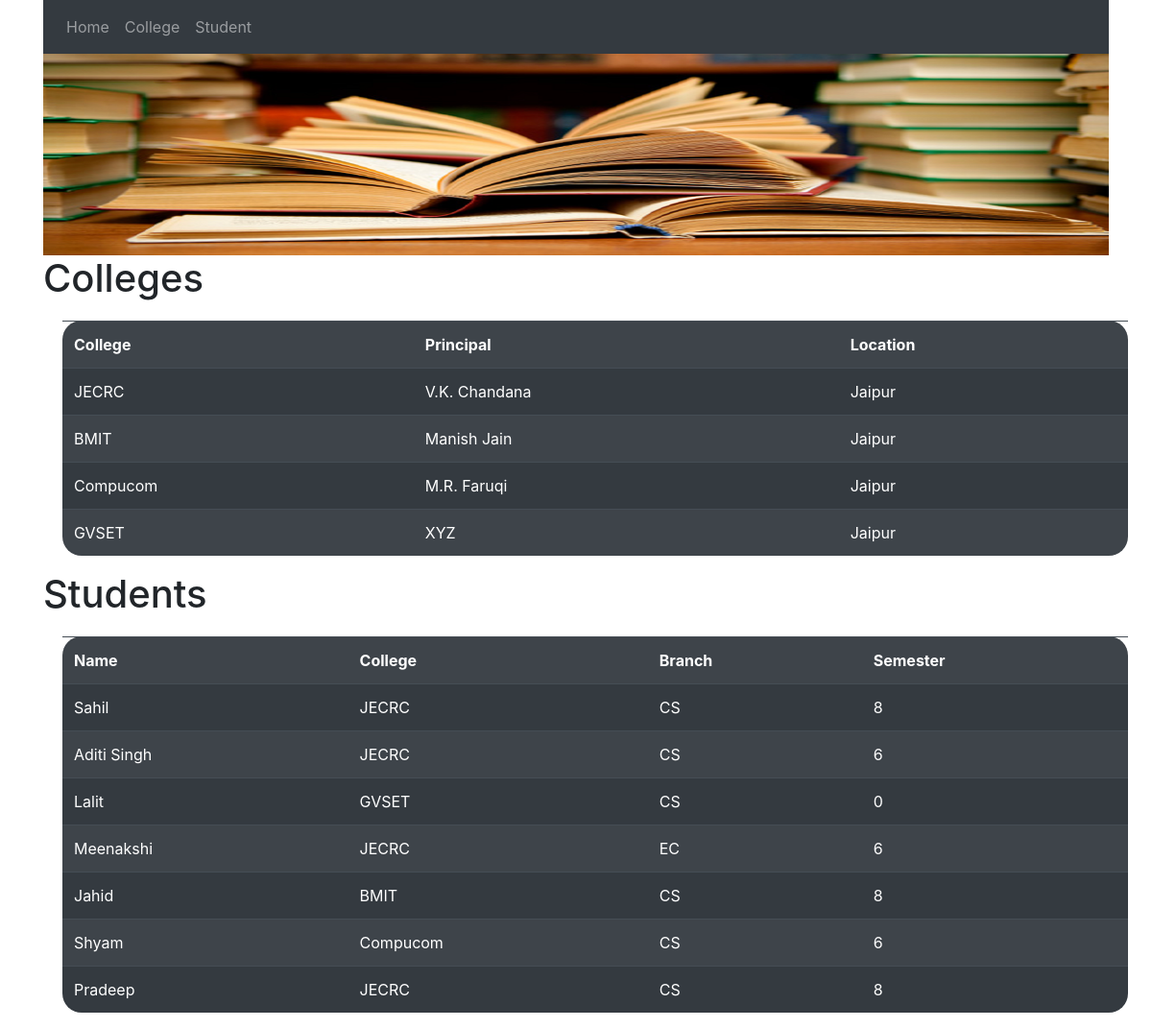
The page / on the database its author committed.
### School/models.py (models this page shows, shortened)
class College(models.Model):
    name=models.CharField(max_length=256)
    principal=models.CharField(max_length=256)
    location=models.CharField(max_length=256)
    collegeimage=models.ImageField(upload_to='college/')
    def __str__(self):
        return self.name

class Student(models.Model):
    name=models.CharField(max_length=128)
    college=models.ForeignKey(College,on_delete=models.CASCADE)
    branch=models.CharField(max_length=256)
    semester=models.IntegerField()
    studentimage=models.ImageField(upload_to='student/')

### School/views.py (the view)
# urls.py: 2. Add a URL to urlpatterns:  path('', Home.as_view(), name='home')
def Home(request):
    college_data=College.objects.all()
    student_data=Student.objects.all()
    return render(request,'School/Home.html',{'CK':college_data,'SK':student_data})

### templates/School/Home.html (shortened to what this page needs)
<!DOCTYPE html>
{% load static %}
<html lang="en" dir="ltr">
  <head>
    <link rel="stylesheet" href="https://stackpath.bootstrapcdn.com/bootstrap/4.4.1/css/bootstrap.min.css">
  </head>
  <body>
    <div class="container">
        <nav class="navbar navbar-expand-lg navbar-dark bg-dark">
          <ul class="navbar-nav">
            <li class="nav-item"><a class="nav-link" href="{% url 'home' %}">Home</a></li>
            <li class="nav-item"><a class="nav-link" href="{% url 'college' %}">College</a></li>
            <li class="nav-item"><a class="nav-link" href="{% url 'student' %}">Student</a></li>
          </ul>
        </nav>
    </div>
    <div class="container">
      <img class="myimage" src="{% static 'images/acad3.png' %}" alt="Not Found">
    </div>
    <div class="container">
    <h1>Colleges</h1>
    <table class='table table-striped table-hover table-dark'>
      <tr>
        <th>College</th>
        <th>Principal</th>
        <th>Location</th>
      </tr>
      {% for data in CK %}
      <tr>
        <td>{{data.name}}</td>
        <td>{{data.principal}}</td>
        <td>{{data.location}}</td>
      </tr>
      {% endfor %}
    </table>
  </div>
    <div class="container">
    <h1>Students</h1>
    <table class='table table-striped table-hover table-dark'>
      <tr>
        <th>Name</th>
        <th>College</th>
        <th>Branch</th>
        <th>Semester</th>
      </tr>
      {% for data in SK %}
      <tr>
        <td>{{data.name}}</td>
        <td>{{data.college}}</td>
        <td>{{data.branch}}</td>
        <td>{{data.semester}}</td>
      </tr>
      {% endfor %}
    </table>
  </div>
  </body>
</html>

### templates/School/Home.html (style rules this page uses)
table { border-radius: 20px; margin:20px; }
.myimage { width: 100%; height: 210px; }

### rows shown on the page
College: name "JECRC", principal "V.K. Chandana", location "Jaipur"
College: name "BMIT", principal "Manish Jain", location "Jaipur"
College: name "Compucom", principal "M.R. Faruqi", location "Jaipur"
College: name "GVSET", principal "XYZ", location "Jaipur"
Student: name "Sahil", college "JECRC", branch "CS", semester "8"
Student: name "Aditi Singh", college "JECRC", branch "CS", semester "6"
Student: name "Lalit", college "GVSET", branch "CS", semester "0"
Student: name "Meenakshi", college "JECRC", branch "EC", semester "6"
Student: name "Jahid", college "BMIT", branch "CS", semester "8"
Student: name "Shyam", college "Compucom", branch "CS", semester "6"
Student: name "Pradeep", college "JECRC", branch "CS", semester "8"
